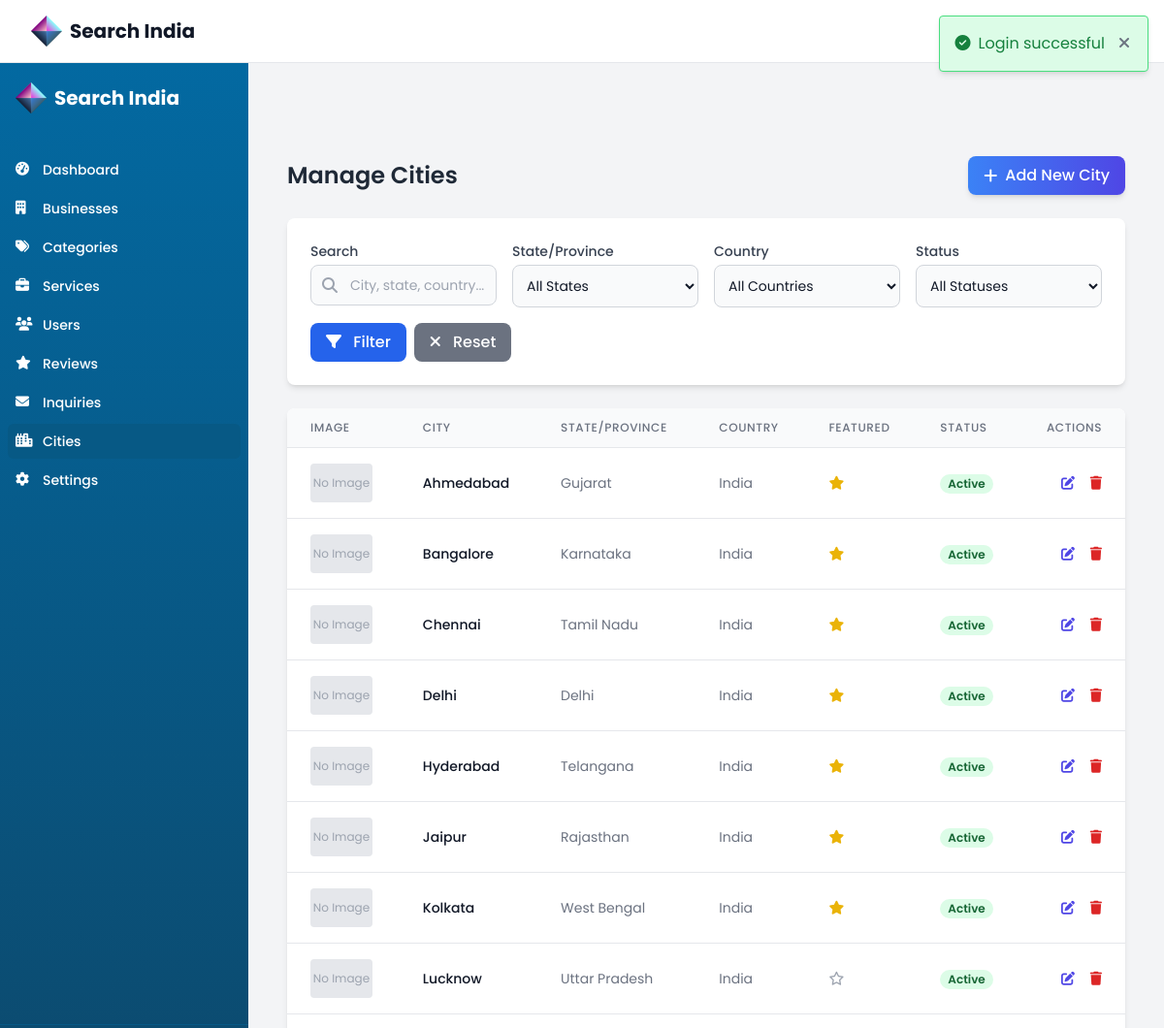
/justdial-admin/modules/cities/index.php (signed in), run on the app's committed database.
### tables this page shows
CREATE TABLE `cities` (
  `id` int(11) NOT NULL,
  `name` varchar(100) NOT NULL,
  `state` varchar(100) NOT NULL,
  `country` varchar(100) DEFAULT 'India',
  `is_featured` tinyint(1) DEFAULT 0,
  `image` varchar(255) DEFAULT NULL,
  `status` enum('active','inactive') DEFAULT 'active',
  `created_at` timestamp NOT NULL DEFAULT current_timestamp()
);

### justdial-admin/config/functions.php (called while the page is built, shortened)
<?php
require_once 'database.php';
function db() {
    static $db = null;
    if ($db === null) {
        $db = new Database();
    }
    return $db;
}
function isAdmin() {
    return isset($_SESSION['user_role']) && $_SESSION['user_role'] === 'admin';
}
function getSetting($key, $default = '') {
    $db = db();
    $db->query("SELECT setting_value FROM settings WHERE setting_key = :key");
    $db->bind(':key', $key);
    $result = $db->single();
    return $result ? $result['setting_value'] : $default;
}
function checkPermission($permission) {
    if (isAdmin()) return true;
    return in_array($permission, $_SESSION['user_permissions'] ?? []);
}

### justdial-admin/config/database.php (called while the page is built, shortened)
<?php
class Database {
    private $host = DB_HOST;
    private $user = DB_USER;
    private $pass = DB_PASS;
    private $dbname = DB_NAME;
    private $conn;
    private $stmt;
    public function __construct() {
        $dsn = 'mysql:host=' . $this->host . ';dbname=' . $this->dbname . ';charset=utf8mb4';
        $options = array(
            PDO::ATTR_PERSISTENT => true,
            PDO::ATTR_ERRMODE => PDO::ERRMODE_EXCEPTION,
            PDO::ATTR_DEFAULT_FETCH_MODE => PDO::FETCH_ASSOC,
            PDO::ATTR_EMULATE_PREPARES => false
        );
        try {
            $this->conn = new PDO($dsn, $this->user, $this->pass, $options);
        } catch(PDOException $e) {
            $this->error = $e->getMessage();
            echo 'Database Connection Error: ' . $this->error;
        }
    }
    public function query($sql) {
        $this->stmt = $this->conn->prepare($sql);
    }
    public function bind($param, $value, $type = null) {
        if(is_null($type)) {
            switch(true) {
                case is_int($value):
                    $type = PDO::PARAM_INT;
                    break;
                default:
                    $type = PDO::PARAM_STR;
            }
        }
        $this->stmt->bindValue($param, $value, $type);
    }
    public function execute() {
        return $this->stmt->execute();
    }
    public function resultSet() {
        $this->execute();
        return $this->stmt->fetchAll();
    }
}

### justdial-admin/modules/cities/index.php (the view, shortened to what this page needs)
<?php
require_once '../../config/functions.php';
$canAdd = checkPermission('add_cities', false);
$canEdit = checkPermission('edit_cities', false);
$canDelete = checkPermission('delete_cities', false);
$db = db();
$filterSearch = isset($_GET['search']) ? sanitize($_GET['search']) : '';
$page = isset($_GET['page']) ? (int)$_GET['page'] : 1;
$limit = getSetting('items_per_page', 10);
$baseQuery = "FROM cities WHERE 1=1";
$whereClauses = [];
$whereSql = !empty($whereClauses) ? " AND " . implode(" AND ", $whereClauses) : "";
$countQuery = "SELECT COUNT(*) as total " . $baseQuery . $whereSql;
$db->query($countQuery);
$totalItems = $db->single()['total'] ?? 0;
$totalPages = ceil($totalItems / $limit);
$page = max(1, min($page, $totalPages == 0 ? 1 : $totalPages));
$offset = ($page - 1) * $limit;
$citiesQuery = "SELECT * " . $baseQuery . $whereSql . " ORDER BY name ASC LIMIT :offset, :limit";
$db->query($citiesQuery);
$db->bind(':offset', $offset, PDO::PARAM_INT);
$db->bind(':limit', $limit, PDO::PARAM_INT);
$cities = $db->resultSet();
include_once '../../includes/header.php';
include_once '../../includes/sidebar.php';
?>
<div class="container px-6 mx-auto">
    <div class="p-4 mt-14">
        <div class="flex justify-between items-center mb-6">
            <h2 class="text-2xl font-semibold text-gray-800 dark:text-gray-200">Manage Cities</h2>
            <?php if ($canAdd): ?>
                <button type="button" onclick="openAddModal()" class="inline-flex items-center px-4 py-2 bg-gradient-to-r from-blue-500 to-indigo-600 hover:from-blue-600 hover:to-indigo-700 text-white font-medium rounded-lg shadow-md transition-all duration-300 transform hover:scale-[1.02]">
                    <i class="fa-solid fa-plus mr-2"></i> Add New City
                </button>
            <?php endif; ?>
        </div>
        <div class="bg-white dark:bg-gray-800 rounded-lg shadow-md p-6 mb-6">
            <form method="GET" action="index.php" class="grid grid-cols-1 md:grid-cols-2 lg:grid-cols-4 gap-4">
                 <div>
                    <label for="filter_search" class="block text-sm font-medium text-gray-700 dark:text-gray-300 mb-1">Search</label>
                    <div class="relative">
                        <div class="absolute inset-y-0 left-0 flex items-center pl-3 pointer-events-none">
                        </div>
                        <input type="text" id="filter_search" name="search" class="bg-gray-50 border border-gray-300 text-gray-900 text-sm rounded-lg focus:ring-blue-500 focus:border-blue-500 block w-full pl-10 p-2.5 dark:bg-gray-700 dark:border-gray-600 dark:placeholder-gray-400 dark:text-white dark:focus:ring-blue-500 dark:focus:border-blue-500" placeholder="City, state, country..." value="<?= htmlspecialchars($filterSearch) ?>">
                    </div>
                </div>
                <div>
                    <label for="filter_state" class="block text-sm font-medium text-gray-700 dark:text-gray-300 mb-1">State/Province</label>
                    <select id="filter_state" name="state" class="bg-gray-50 border border-gray-300 text-gray-900 text-sm rounded-lg focus:ring-blue-500 focus:border-blue-500 block w-full p-2.5 dark:bg-gray-700 dark:border-gray-600 dark:placeholder-gray-400 dark:text-white dark:focus:ring-blue-500 dark:focus:border-blue-500">
                        <option value="">All States</option>
                    </select>
                </div>
                <div>
                    <label for="filter_country" class="block text-sm font-medium text-gray-700 dark:text-gray-300 mb-1">Country</label>
                    <select id="filter_country" name="country" class="bg-gray-50 border border-gray-300 text-gray-900 text-sm rounded-lg focus:ring-blue-500 focus:border-blue-500 block w-full p-2.5 dark:bg-gray-700 dark:border-gray-600 dark:placeholder-gray-400 dark:text-white dark:focus:ring-blue-500 dark:focus:border-blue-500">
                        <option value="">All Countries</option>
                    </select>
                </div>
                <div>
                    <label for="filter_status" class="block text-sm font-medium text-gray-700 dark:text-gray-300 mb-1">Status</label>
                    <select id="filter_status" name="status" class="bg-gray-50 border border-gray-300 text-gray-900 text-sm rounded-lg focus:ring-blue-500 focus:border-blue-500 block w-full p-2.5 dark:bg-gray-700 dark:border-gray-600 dark:placeholder-gray-400 dark:text-white dark:focus:ring-blue-500 dark:focus:border-blue-500">
                        <option value="">All Statuses</option>
                    </select>
                </div>
                <div class="flex items-end md:col-span-2 lg:col-span-4">
                    <button type="submit" class="bg-blue-600 hover:bg-blue-700 text-white font-medium py-2 px-4 rounded-lg mr-2">
                        <i class="fa-solid fa-filter mr-2"></i> Filter
                    </button>
                    <a href="index.php" class="bg-gray-500 hover:bg-gray-600 text-white font-medium py-2 px-4 rounded-lg">
                        <i class="fa-solid fa-times mr-2"></i> Reset
                    </a>
                </div>
            </form>
        </div>
        <div class="bg-white dark:bg-gray-800 rounded-lg shadow-md overflow-hidden">
            <div class="overflow-x-auto">
                <table class="min-w-full divide-y divide-gray-200 dark:divide-gray-700">
                    <thead class="bg-gray-50 dark:bg-gray-700">
                        <tr>
                            <th scope="col" class="px-6 py-3 text-left text-xs font-medium text-gray-500 dark:text-gray-300 uppercase tracking-wider">Image</th>
                            <th scope="col" class="px-6 py-3 text-left text-xs font-medium text-gray-500 dark:text-gray-300 uppercase tracking-wider">City</th>
                            <th scope="col" class="px-6 py-3 text-left text-xs font-medium text-gray-500 dark:text-gray-300 uppercase tracking-wider">State/Province</th>
                            <th scope="col" class="px-6 py-3 text-left text-xs font-medium text-gray-500 dark:text-gray-300 uppercase tracking-wider">Country</th>
                            <th scope="col" class="px-6 py-3 text-left text-xs font-medium text-gray-500 dark:text-gray-300 uppercase tracking-wider">Featured</th>
                            <th scope="col" class="px-6 py-3 text-left text-xs font-medium text-gray-500 dark:text-gray-300 uppercase tracking-wider">Status</th>
                            <th scope="col" class="px-6 py-3 text-right text-xs font-medium text-gray-500 dark:text-gray-300 uppercase tracking-wider">Actions</th>
                        </tr>
                    </thead>
                    <tbody class="bg-white dark:bg-gray-800 divide-y divide-gray-200 dark:divide-gray-700">
                        <?php if (empty($cities)): ?>
                        <tr>
                            <td colspan="7" class="px-6 py-4 text-center text-gray-500 dark:text-gray-400">No cities found matching your criteria.</td>
                        </tr>
                        <?php else: ?>
                        <?php foreach ($cities as $city): ?>
                        <tr class="hover:bg-gray-50 dark:hover:bg-gray-700">
                            <td class="px-6 py-4 whitespace-nowrap">
                                <?php if ($city['image']): ?>
                                    <img src="<?= UPLOADS_URL ?>/cities/<?= htmlspecialchars($city['image']) ?>" alt="<?= htmlspecialchars($city['name']) ?>" class="h-10 w-16 object-cover rounded">
                                <?php else: ?>
                                    <div class="h-10 w-16 bg-gray-200 dark:bg-gray-600 rounded flex items-center justify-center text-gray-400 text-xs">No Image</div>
                                <?php endif; ?>
                            </td>
                            <td class="px-6 py-4 whitespace-nowrap">
                                <div class="text-sm font-medium text-gray-900 dark:text-white"><?= htmlspecialchars($city['name']) ?></div>
                            </td>
                            <td class="px-6 py-4 whitespace-nowrap">
                                <div class="text-sm text-gray-500 dark:text-gray-300"><?= htmlspecialchars($city['state']) ?></div>
                            </td>
                            <td class="px-6 py-4 whitespace-nowrap">
                                <div class="text-sm text-gray-500 dark:text-gray-300"><?= htmlspecialchars($city['country']) ?></div>
                            </td>
                             <td class="px-6 py-4 whitespace-nowrap text-sm text-gray-500 dark:text-gray-300">
                                <?= $city['is_featured'] ? '<i class="fa-solid fa-star text-yellow-500"></i>' : '<i class="fa-regular fa-star text-gray-400"></i>' ?>
                            </td>
                            <td class="px-6 py-4 whitespace-nowrap">
                                <span class="px-2 inline-flex text-xs leading-5 font-semibold rounded-full <?= $city['status'] === 'active' ? 'bg-green-100 text-green-800 dark:bg-green-900 dark:text-green-300' : 'bg-gray-100 text-gray-800 dark:bg-gray-600 dark:text-gray-300' ?>">
                                    <?= ucfirst(htmlspecialchars($city['status'])) ?>
                                </span>
                            </td>
                            <td class="px-6 py-4 whitespace-nowrap text-right text-sm font-medium">
                                <?php if ($canEdit): ?>
                                <button type="button" onclick='openEditModal(<?= json_encode($city, JSON_HEX_APOS | JSON_HEX_QUOT | JSON_HEX_TAG) ?>)' class="text-indigo-600 hover:text-indigo-800 dark:text-indigo-400 dark:hover:text-indigo-300 mr-3" title="Edit">
                                    <i class="fa-solid fa-edit"></i>
                                </button>
                                <?php endif; ?>
                                <?php if ($canDelete): ?>
                                <button type="button" onclick="confirmDelete(<?= $city['id'] ?>, '<?= htmlspecialchars(addslashes($city['name']), ENT_QUOTES) ?>')" class="text-red-600 hover:text-red-800 dark:text-red-400 dark:hover:text-red-300" title="Delete">
                                    <i class="fa-solid fa-trash"></i>
                                </button>
                                <?php endif; ?>
                            </td>
                        </tr>
                        <?php endforeach; ?>
                        <?php endif; ?>
                    </tbody>
                </table>
            </div>
        </div>
    </div>
</div>
<?php include_once '../../includes/footer.php'; ?>
</body>
</html>

### justdial-admin/assets/css/custom.css (style rules this page uses)
:root { --primary-color: #4f46e5; --primary-hover: #4338ca; --secondary-color: #10b981; --secondary-hover: #059669; --danger-color: #ef4444; --danger-hover: #dc2626; --warning-color: #f59e0b; --warning-hover: #d97706; --info-color: #3b82f6; --info-hover: #2563eb; --success-color: #10b981; --success-hover: #059669; --dark-color: #1f2937; --light-color: #f9fafb; --gray-color: #6b7280; --border-color: #e5e7eb; --sidebar-width: 16rem; --header-height: 4rem; --font-family: 'Poppins', sans-serif; }
body { font-family: var(--font-family); background-color: #f3f4f6; color: #374151; }

### data on the page
cities: shows "No Image", name "Ahmedabad", state "Gujarat", country "India", is_featured 1 (drawn), status "Active"
cities: shows "No Image", name "Bangalore", state "Karnataka", country "India", is_featured 1 (drawn), status "Active"
cities: shows "No Image", name "Chennai", state "Tamil Nadu", country "India", is_featured 1 (drawn), status "Active"
cities: shows "No Image", name "Delhi", state "Delhi", country "India", is_featured 1 (drawn), status "Active"
cities: shows "No Image", name "Hyderabad", state "Telangana", country "India", is_featured 1 (drawn), status "Active"
cities: shows "No Image", name "Jaipur", state "Rajasthan", country "India", is_featured 1 (drawn), status "Active"
cities: shows "No Image", name "Kolkata", state "West Bengal", country "India", is_featured 1 (drawn), status "Active"
cities: shows "No Image", name "Lucknow", state "Uttar Pradesh", country "India", is_featured 0 (drawn), status "Active"

### other printed values
APP_NAME "Search India"
$flashMessage['message'] "Login successful"
